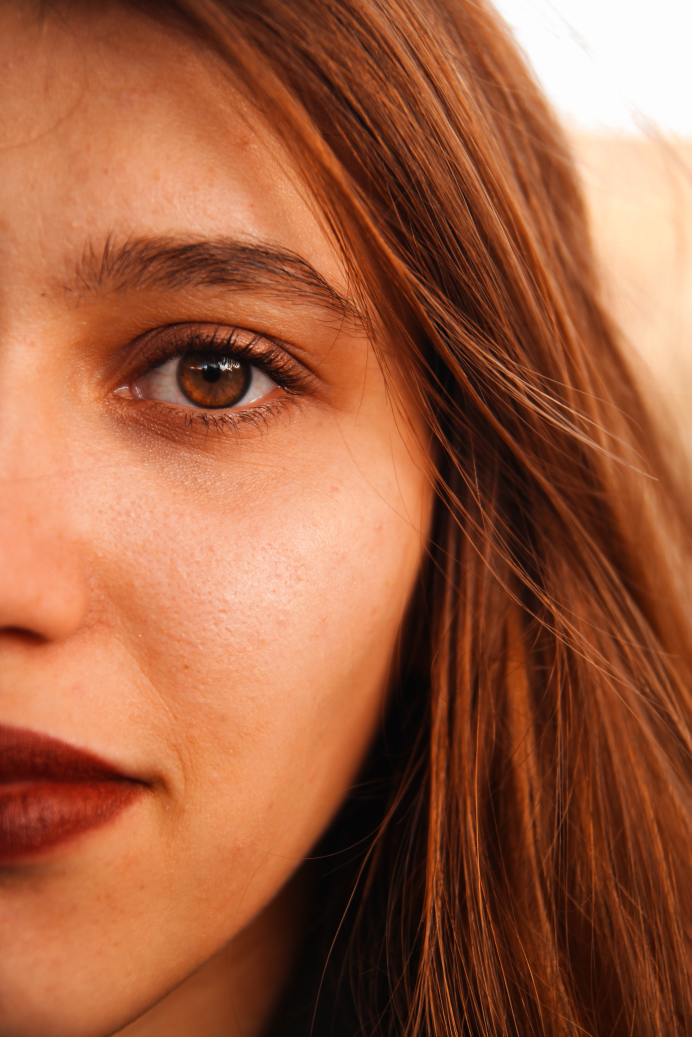
#> input picture dataset/training_set/A/A_16.jpg, 3456 x 5184 px (shown at 1/5 size); its folder holds only this picture in this run
$ python image13.py
#> lines starting #> are read from the running program, lines starting #| are printed output that depends on the picture; after the words box and inside, x2 and y2 are one past the last pixel; in counts of white or black regions, pixels touching at a corner belong together
# coding: UTF-8

from PIL import Image
import os
import sys
import cv2
import numpy as np
from pprint import pprint
import shutil

# Set the root directory
rootdir = '/Users/s-han/git/python_apple/dataset/training_set/A'
resultdir = '/Users/s-han/git/python_apple/dataset/training_set/result/'
enddir = '/Users/s-han/git/python_apple/dataset/training_set/end/'

def long_slice(image_path, out_name, outdir):

#> called with image_path = 'dataset/training_set/A/A_16.jpg', out_name = 'longcat', outdir = 'dataset/training_set/A'
    img = Image.open(image_path)
#> img is the input picture: PIL image 3456x5184 RGB; mean R, G, B 159.2, 95.1, 64.4
    filename = img.filename

    s_path, s_file = os.path.split(filename)
#> s_file = 'A_16.jpg'

    os.mkdir(resultdir)

    imageWidth, imageHeight = img.size
#> imageWidth = 3456; imageHeight = 5184
    img.crop((300, 700, imageWidth-700, imageHeight-950)).save(resultdir + 'cut_result_'+ s_file)
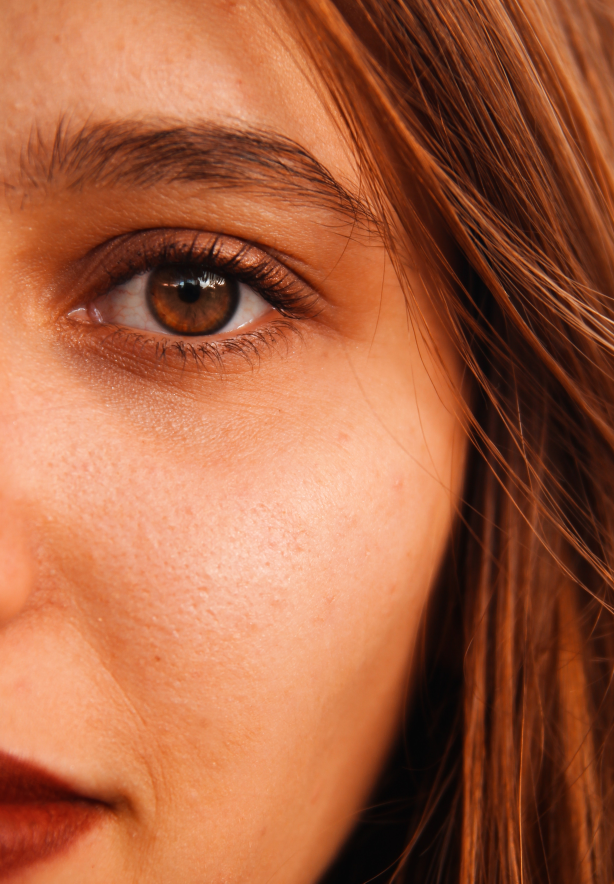
#> saved as cut_result_A_16.jpg: PIL image 2456x3534 RGB (shown at 1/4 size); mean R, G, B 166.7, 97.8, 65.3

    cut_image = cv2.imread(resultdir + 'cut_result_'+ s_file)
    cut_image = cv2.cvtColor(cut_image, cv2.COLOR_BGR2HSV)
#> cut_image: shape (3534, 2456, 3); mean H, S, V 10.7, 164.7, 166.7

    # 뵏뭻뢯갌맔궘뼻귡궋뤾룋
    threashhold_min = np.array([0,0,180], np.uint8)
    threashhold_max = np.array([255,255,255], np.uint8)
    cut_image = cv2.inRange(cut_image, threashhold_min, threashhold_max)
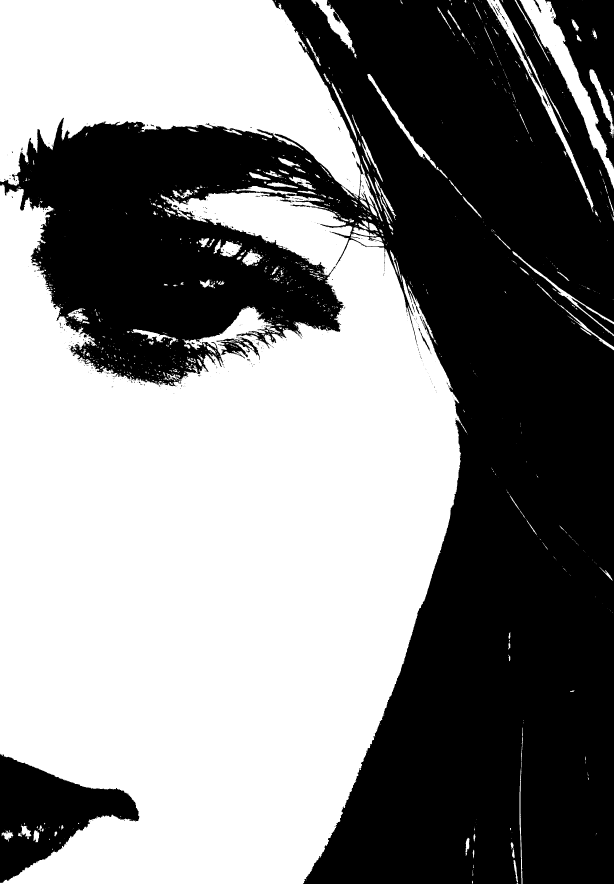
#> cut_image: shape (3534, 2456) (shown at 1/4 size); 52.6% white; 685 black regions (617 under 20 px), largest, box (x1, y1, x2, y2) and area: (0, 0, 2456, 3534) 3874134, (0, 3017, 557, 3532) 138178, (2180, 0, 2456, 674) 79500
    cv2.imwrite(enddir + 'threashhold_result_'+ s_file, cut_image)

    # 긩귽긛룣땸
    kernel = np.ones((9,9), np.uint8)
    cut_image   = cv2.morphologyEx(cut_image, cv2.MORPH_OPEN, kernel)
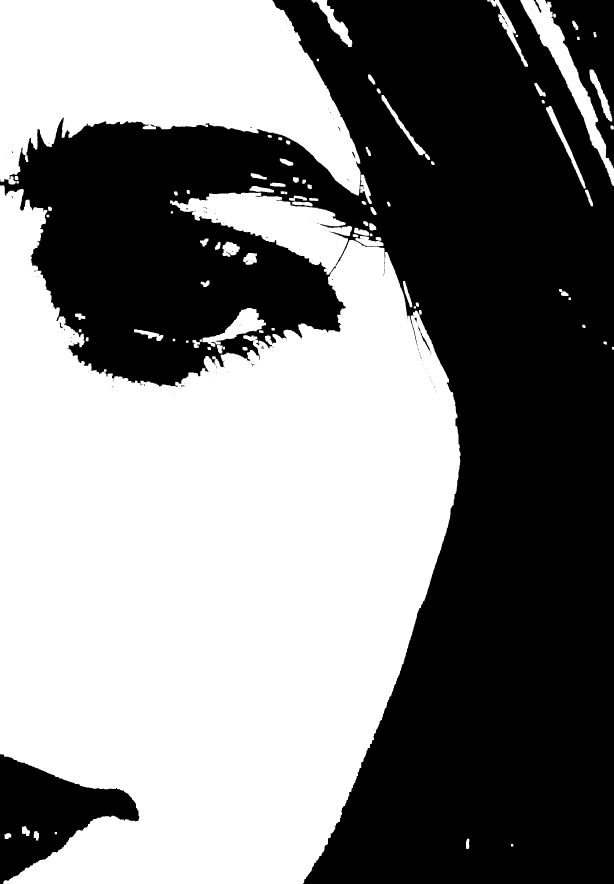
#> cut_image: shape (3534, 2456) (shown at 1/4 size); 51.5% white; 146 black regions (125 under 20 px), largest, box (x1, y1, x2, y2) and area: (0, 0, 2456, 3534) 3988327, (0, 3015, 557, 3534) 140666, (2180, 0, 2456, 674) 81257
    cut_image   = cv2.morphologyEx(cut_image, cv2.MORPH_CLOSE, kernel)
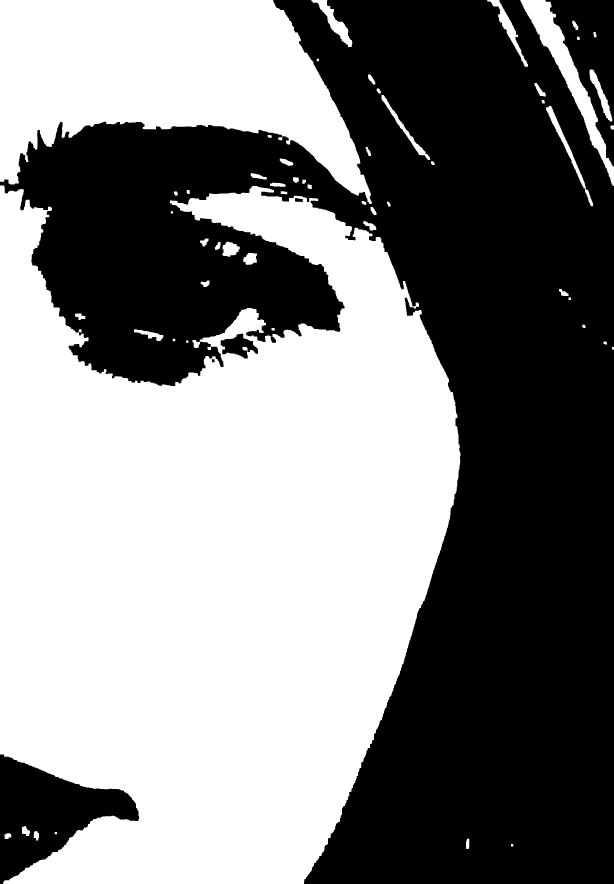
#> cut_image: shape (3534, 2456) (shown at 1/4 size); 51.6% white; 8 black regions, largest, box (x1, y1, x2, y2) and area: (0, 0, 2456, 3534) 3968448, (0, 3018, 556, 3534) 140545, (2182, 0, 2456, 666) 81071

    # 됪몴궻벶귒뜛귒
    img_src =  cv2.imread(resultdir + 'cut_result_'+ s_file, 1)
    img_maskn = cv2.bitwise_not(cut_image)
    img_masked = cv2.bitwise_and(img_src, img_src, mask=img_maskn )
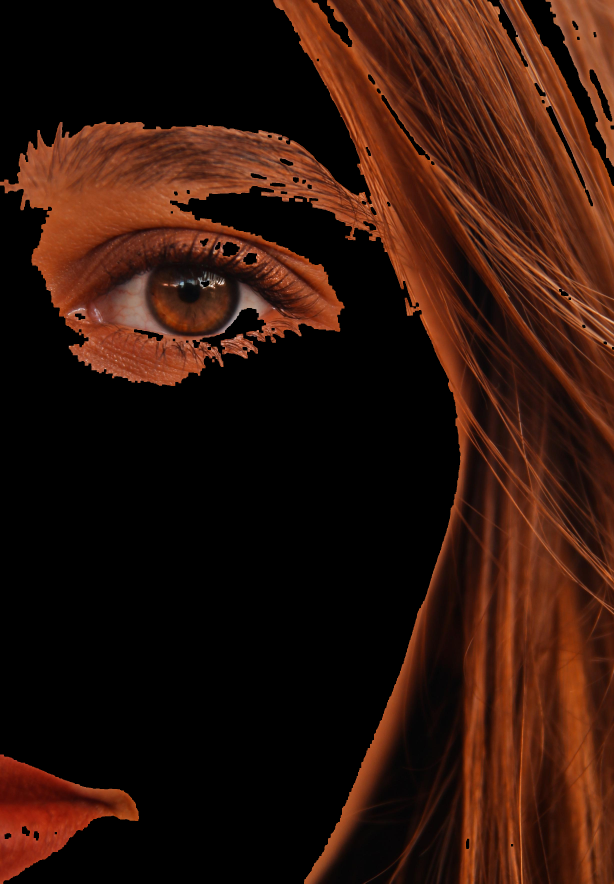
#> img_masked: shape (3534, 2456, 3) (shown at 1/4 size); mean B, G, R 11, 21.1, 48.1
    cv2.imwrite(enddir + 'end_result_'+ s_file, img_masked)

    shutil.rmtree(resultdir)

if __name__ == '__main__':
    # Iterate through all the files in a set of directories.
    for subdir, dirs, files in os.walk(rootdir):
        for file in files:
            long_slice(subdir + '/' + file, 'longcat', subdir)
